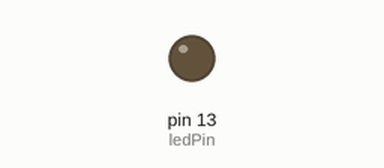
The sketch below on a simulated Arduino Uno, built with avr-gcc and run on an emulated ATmega328P. On the bench: output pins drawn as LEDs (lit = HIGH).

Above: at 6.5 s.
At 26.0 s:
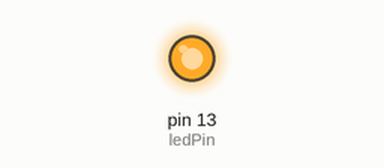
Timing chart, 0 to 67.6 s (numbered marks = the images above):
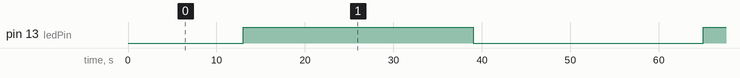

The sketch:

fade_in_out.ino
```cpp
int ledPin = 13;

void setup() {
  pinMode(ledPin, OUTPUT);
}

void loop() {

  for (int fadeValue = 0; fadeValue <= 255; fadeValue += 10) {
    analogWrite(ledPin, fadeValue);
    delay(1000);
  }

  for (int fadeValue = 255; fadeValue >= 0; fadeValue -= 10) {
    analogWrite(ledPin, fadeValue);
    delay(1000);
  }
}
```

Measured:
- by itself, pin 13 (ledPin): alternates HIGH for 26.0 s and LOW for 26.0 s
